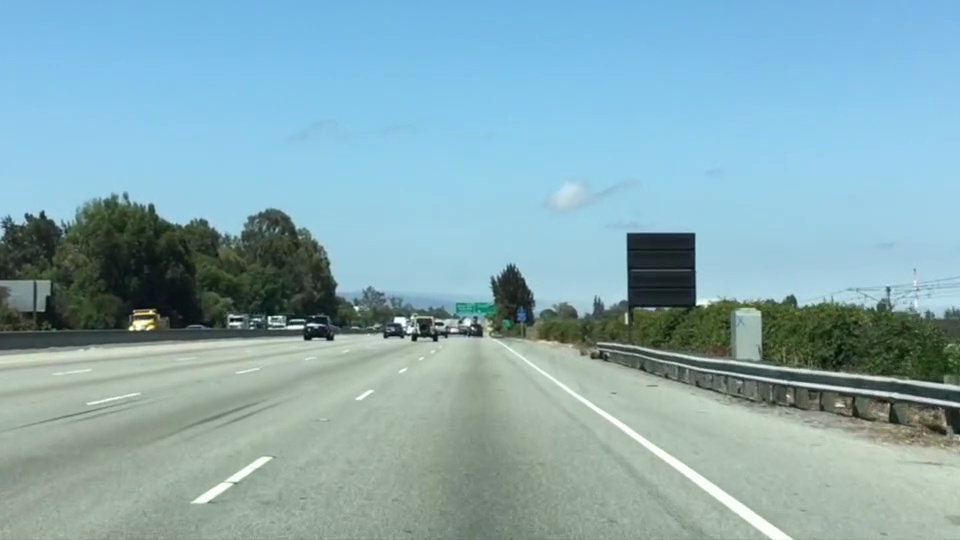
#> input picture Lesson4_ComputerVisionFundamentals/test.jpg, 960 x 540 px
$ jupyter execute Lesson4_LectureCode.ipynb
#> lines starting #> are read from the running program, lines starting #| are printed output that depends on the picture; after the words box and inside, x2 and y2 are one past the last pixel; in counts of white or black regions, pixels touching at a corner belong together
# Color Selection

Let’s code up a simple color selection in Python.

No need to download or install anything, you can just follow along in the browser for now.

We'll be working with the same image you saw previously.

Check out the code below. First, I import pyplot and image from matplotlib. I also import numpy for operating on the image.

[cell 1]
import matplotlib.pyplot as plt
import matplotlib.image as mpimg
import numpy as np

I then read in an image and print out some stats. I’ll grab the x and y sizes and make a copy of the image to work with. NOTE: Always make a copy of arrays or other variables in Python. If instead, you say "a = b" then all changes you make to "a" will be reflected in "b" as well!

[cell 2]
# Read in the image and print out some stats
image = mpimg.imread('test.jpg')
#> image is the input picture: shape (540, 960, 3); mean R, G, B 135.5, 171.1, 179.2
print('This image is: ',type(image),
         'with dimensions:', image.shape)
#| This image is:  <class 'numpy.ndarray'> with dimensions: (540, 960, 3)

# Grab the x and y size and make a copy of the image
## 주의! x축(가로) = 2차원 배열의 두번쨰 요소의 개수
##       y축(세로) = 2차원 배열의 첫번째 요소의 개수
ysize = image.shape[0]
xsize = image.shape[1]
# Note: always make a copy rather than simply using "="
color_select = np.copy(image)

Next I define a color threshold in the variables red_threshold, green_threshold, and blue_threshold and populate rgb_threshold with these values. This vector contains the minimum values for red, green, and blue (R,G,B) that I will allow in my selection.

[cell 3]
# Define our color selection criteria
red_threshold = 220
green_threshold = 220
blue_threshold = 220
rgb_threshold = [red_threshold, green_threshold, blue_threshold]

Next, I'll select any pixels below the threshold and set them to zero.

After that, all pixels that meet my color criterion (those above the threshold) will be retained, and those that do not (below the threshold) will be blacked out.

[cell 4]
# Do a boolean or with the "|" character to Identify pixels below the threshold
## RGB 각각의 threshold 미만 값에 해당하는 pixel bit 연산 or로 찾기
thresholds = (image[:,:,0] < rgb_threshold[0]) \
            | (image[:,:,1] < rgb_threshold[1]) \
            | (image[:,:,2] < rgb_threshold[2])
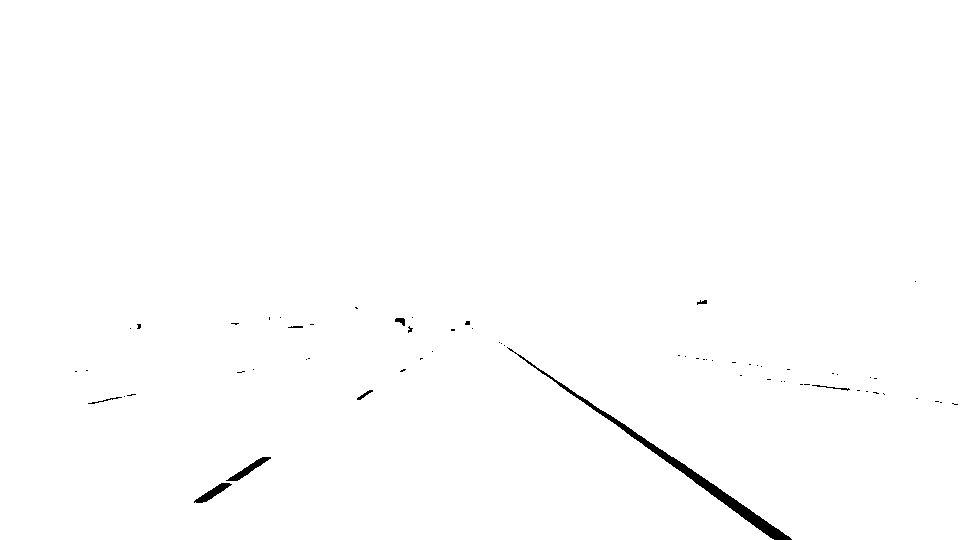
#> thresholds: shape (540, 960) bool; 99.4% white; 65 black regions (56 under 20 px), largest, box (x1, y1, x2, y2) and area: (507, 347, 792, 540) 2108, (226, 457, 271, 481) 276, (194, 483, 232, 503) 259
## threshold 미만 픽셀의 RGB값 0로 만들기
color_select[thresholds] = [0,0,0]
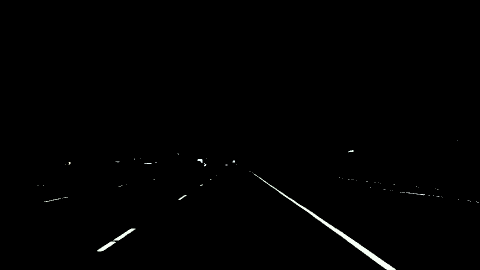
#> color_select: shape (540, 960, 3) (shown at 1/2 size); mean R, G, B 1.4, 1.5, 1.4

# Display the image
plt.imshow(color_select)
plt.show()

The result, color_select, is an image in which pixels that were above the threshold have been retained, and pixels below the threshold have been blacked out.

In the code snippet above, red_threshold, green_threshold and blue_threshold are all set to 0, which implies all pixels will be included in the selection.

In the next quiz, you will modify the values of red_threshold, green_threshold and blue_threshold until you retain as much of the lane lines as possible while dropping everything else. Your output image should look like the one below.

Image after color selection

# Region of Interest Mask
Awesome! Now you've seen that with a simple color selection we have managed to eliminate almost everything in the image except the lane lines.

At this point, however, it would still be tricky to extract the exact lines automatically, because we still have some other objects detected around the periphery that aren't lane lines.

In this case, I'll assume that the front facing camera that took the image is mounted in a fixed position on the car, such that the lane lines will always appear in the same general region of the image. Next, I'll take advantage of this by adding a criterion to only consider pixels for color selection in the region where we expect to find the lane lines.

Check out the code below. The variables left_bottom, right_bottom, and apex represent the vertices of a triangular region that I would like to retain for my color selection, while masking everything else out. Here I'm using a triangular mask to illustrate the simplest case, but later you'll use a quadrilateral, and in principle, you could use any polygon.

[cell 5]
import matplotlib.pyplot as plt
import matplotlib.image as mpimg
import numpy as np

# Read in the image and print some stats
image = mpimg.imread('test.jpg')
print('This image is: ', type(image),
         'with dimensions:', image.shape)
#| This image is:  <class 'numpy.ndarray'> with dimensions: (540, 960, 3)

# Pull out the x and y sizes and make a copy of the image
ysize = image.shape[0]
xsize = image.shape[1]
region_select = np.copy(image)

# Define a triangle region of interest
# Keep in mind the origin (x=0, y=0) is in the upper left in image processing
# [x(가로), y(세로)], apex = 소실점을 써야할 것 같음
left_bottom = [0, 539]
right_bottom = [959, 539]
apex = [480, 270]

# Fit lines (y=Ax+B) to identify the  3 sided region of interest
# np.polyfit() returns the coefficients [A, B] of the fit
## np.polyfit(x좌표 array, y좌표 array, deg - 함수의 차수(1차함수, 2차 함수 등등))
## -> return : array([deg 계수, deg - 1 계수, ... , 상수항])
fit_left = np.polyfit((left_bottom[0], apex[0]), (left_bottom[1], apex[1]), 1)
fit_right = np.polyfit((right_bottom[0], apex[0]), (right_bottom[1], apex[1]), 1)
fit_bottom = np.polyfit((left_bottom[0], right_bottom[0]), (left_bottom[1], right_bottom[1]), 1)

# Find the region inside the lines
## np.meshgrid(x1, x2...., xn, copy=True, sparse=False, indexing='xy')
## parameter : x1, x2... xn : 1D-array like
## return : X1(n-dimensional array), X2, XN
### ex)
### XX, YY = meshgrid([0, 1, 2], [0, 1])
### > XX = ([0, 1, 2],
###         [0, 1, 2])
### > YY = ([0, 0, 0],
###         [1, 1, 1])
XX, YY = np.meshgrid(np.arange(0, xsize), np.arange(0, ysize))
region_thresholds = (YY > (XX*fit_left[0] + fit_left[1])) & \
                    (YY > (XX*fit_right[0] + fit_right[1])) & \
                    (YY < (XX*fit_bottom[0] + fit_bottom[1]))

# Color pixels red which are inside the region of interest
region_select[region_thresholds] = [255, 0, 0]
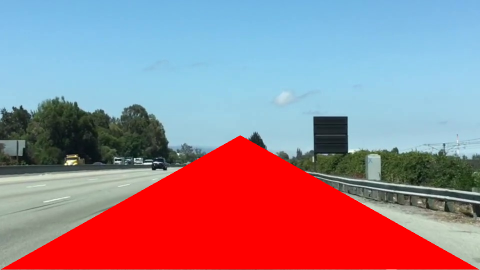
#> region_select: shape (540, 960, 3) (shown at 1/2 size); mean R, G, B 159.8, 128.4, 140.1

# Display the image
plt.imshow(region_select)

# uncomment if plot does not display
# plt.show()

# Combining Color and Region Selections
Now you've seen how to mask out a region of interest in an image. Next, let's combine the mask and color selection to pull only the lane lines out of the image.

Check out the code below. Here we’re doing both the color and region selection steps, requiring that a pixel meet both the mask and color selection requirements to be retained.

[cell 6]
import matplotlib.pyplot as plt
import matplotlib.image as mpimg
import numpy as np

# Read in the image
image = mpimg.imread('test.jpg')
print('This image is: ', type(image),
         'with dimensions:', image.shape)
#| This image is:  <class 'numpy.ndarray'> with dimensions: (540, 960, 3)

# Grab the x and y sizes and make two copies of the image
# With one copy we'll extract only the pixels that meet our selection,
# then we'll paint those pixels red in the original image to see our selection
# overlaid on the original.
ysize = image.shape[0]
xsize = image.shape[1]
color_select= np.copy(image)
line_image = np.copy(image)

# Define our color criteria
red_threshold = 200
green_threshold = 200
blue_threshold = 200
rgb_threshold = [red_threshold, green_threshold, blue_threshold]

# Define a triangle region of interest (Note: if you run this code,
# Keep in mind the origin (x=0, y=0) is in the upper left in image processing
# you'll find these are not sensible values!!
# But you'll get a chance to play with them soon in a quiz ;)
left_bottom = [0, 539]
right_bottom = [959, 539]
apex = [480, 270]

fit_left = np.polyfit((left_bottom[0], apex[0]), (left_bottom[1], apex[1]), 1)
fit_right = np.polyfit((right_bottom[0], apex[0]), (right_bottom[1], apex[1]), 1)
fit_bottom = np.polyfit((left_bottom[0], right_bottom[0]), (left_bottom[1], right_bottom[1]), 1)

# Mask pixels below the threshold
color_thresholds = (image[:,:,0] < rgb_threshold[0]) | \
                    (image[:,:,1] < rgb_threshold[1]) | \
                    (image[:,:,2] < rgb_threshold[2])
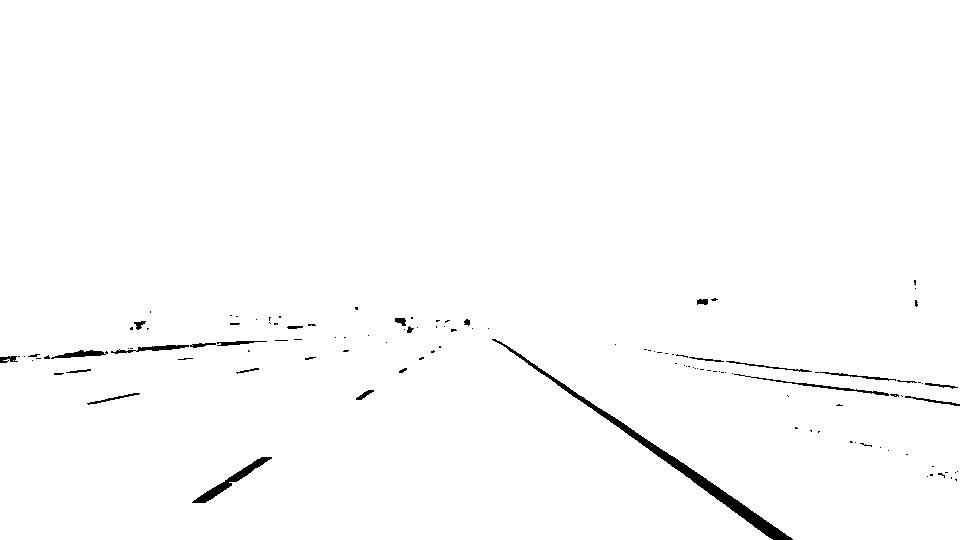
#> color_thresholds: shape (540, 960) bool; 98.9% white; 121 black regions (95 under 20 px), largest, box (x1, y1, x2, y2) and area: (492, 339, 793, 540) 2493, (192, 457, 272, 503) 624, (734, 374, 889, 396) 302

# Find the region inside the lines
XX, YY = np.meshgrid(np.arange(0, xsize), np.arange(0, ysize))
region_thresholds = (YY > (XX*fit_left[0] + fit_left[1])) & \
                    (YY > (XX*fit_right[0] + fit_right[1])) & \
                    (YY < (XX*fit_bottom[0] + fit_bottom[1]))
# Mask color selection
color_select[color_thresholds] = [0,0,0]
# Find where image is both colored right and in the region
line_image[~color_thresholds & region_thresholds] = [255,0,0]
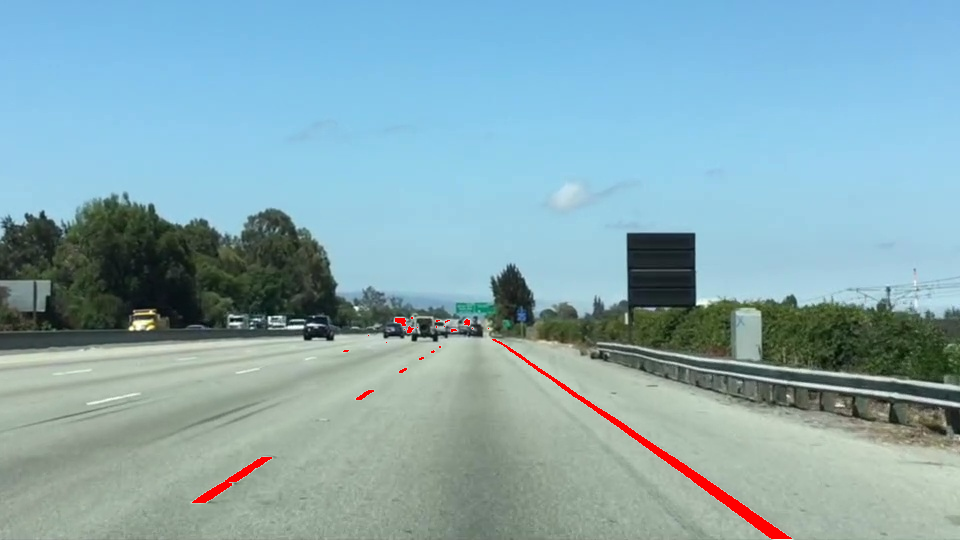
#> line_image: shape (540, 960, 3); 0.65% of pixels changed, all inside (x1, y1, x2, y2) = (192, 317, 792, 539)

# Display our two output images
plt.subplot(1, 2, 1)
plt.imshow(color_select)
plt.subplot(1, 2, 2)
plt.imshow(line_image)

# uncomment if plot does not display
# plt.show()

# Canny Edge Detection in Action
Now that you have a conceptual grasp on how the Canny algorithm works, it's time to use it to find the edges of the lane lines in an image of the road. So let's give that a try.

First, we need to read in an image:

[cell 7]
import matplotlib.pyplot as plt
import matplotlib.image as mpimg
image = mpimg.imread('exit-ramp.jpg')
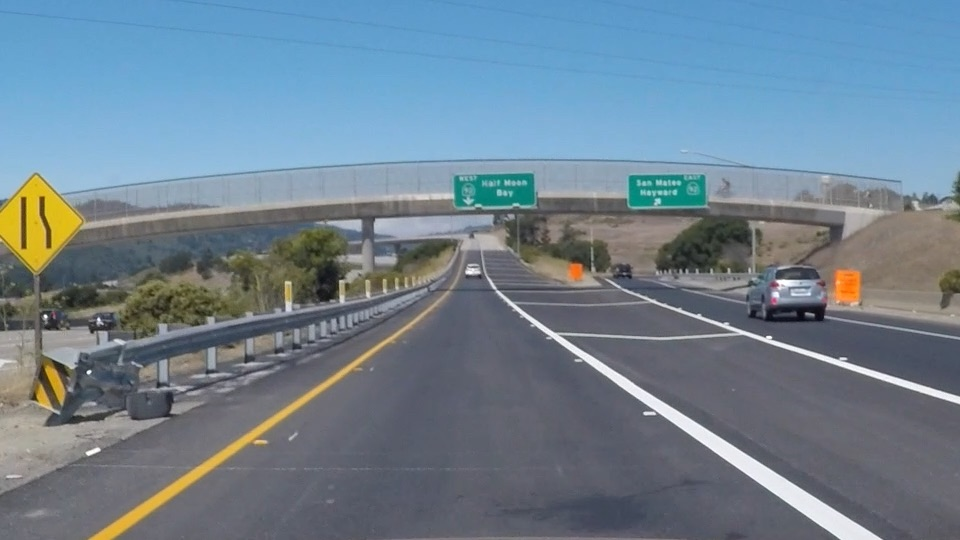
#> input picture Lesson4_ComputerVisionFundamentals/exit-ramp.jpg, 960 x 540 px
#> image is the input picture: shape (540, 960, 3); mean R, G, B 111.3, 130.2, 144.4
plt.imshow(image)

Here we have an image of the road, and it's fairly obvious by eye where the lane lines are, but what about using computer vision?

Let's go ahead and convert to grayscale.

[cell 8]
import cv2  #bringing in OpenCV libraries
gray = cv2.cvtColor(image, cv2.COLOR_RGB2GRAY) #grayscale conversion
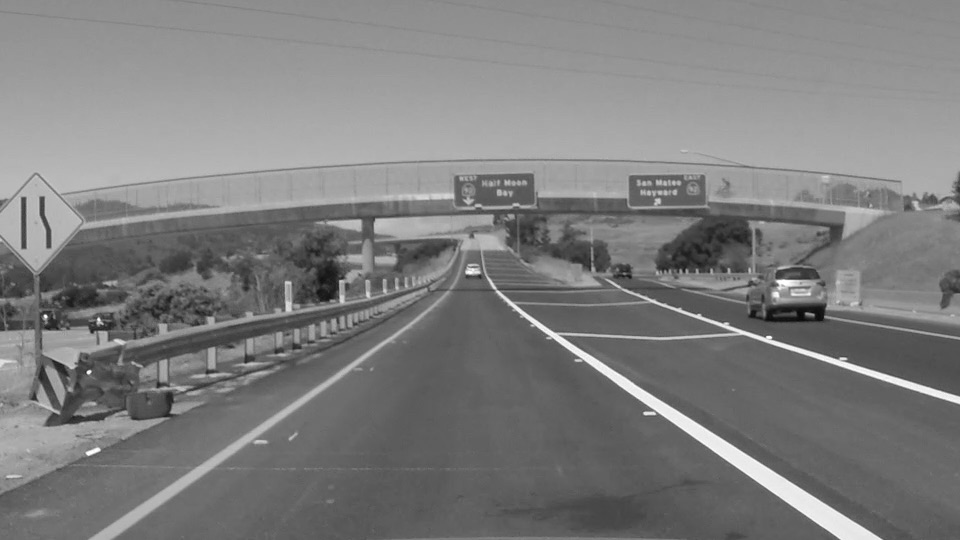
#> gray: shape (540, 960); min 7, max 255, mean 126.2
plt.imshow(gray, cmap='gray')

Let’s try our Canny edge detector on this image. This is where OpenCV gets useful.

First, we'll have a look at the parameters for the OpenCV Canny function. You will call it like this:

**edges = cv2.Canny(gray, low_threshold, high_threshold)**

In this case, you are applying Canny to the image gray and your output will be another image called edges. low_threshold and high_threshold are your thresholds for edge detection.

The algorithm will
First detect strong edge (strong gradient) pixels above the high_threshold, and reject pixels below the low_threshold.
Next, pixels with values between the low_threshold and high_threshold will be included as long as they are connected to strong edges.
The output edges is a binary image with white pixels tracing out the detected edges and black everywhere else.
See the OpenCV Canny Docs for more details.

What would make sense as a reasonable range for these parameters?
In our case, converting to grayscale has left us with an 8-bit image, so each pixel can take 2^8 = 256 possible values.
Hence, the pixel values range from 0 to 255.

This range implies that derivatives (essentially, the value differences from pixel to pixel) will be on the scale of tens or hundreds. So, a reasonable range for your threshold parameters would also be in the tens to hundreds.

As far as a ratio of low_threshold to high_threshold, John Canny himself recommended a low to high ratio of 1:2 or 1:3.

We'll also include Gaussian smoothing, before running Canny, which is essentially a way of suppressing noise and spurious gradients by averaging (check out the OpenCV docs for GaussianBlur). cv2.Canny() actually applies Gaussian smoothing internally, but we include it here because you can get a different result by applying further smoothing (and it's not a changeable parameter within cv2.Canny()!).

You can choose the kernel_size for Gaussian smoothing to be any odd number. A larger kernel_size implies averaging, or smoothing, over a larger area. The example in the previous lesson was kernel_size = 3.

Note: If this is all sounding complicated and new to you, don't worry! We're moving pretty fast through the material here, because for now we just want you to be able to use these tools.
**If you would like to dive into the math underpinning these functions, please check out the free Udacity course, Intro to Computer Vision, where the third lesson covers Gaussian filters and the sixth and seventh lessons cover edge detection.**

[cell 9]
#doing all the relevant imports
import matplotlib.pyplot as plt
import matplotlib.image as mpimg
import numpy as np
import cv2

# Read in the image and convert to grayscale
image = mpimg.imread('exit-ramp.jpg')
gray = cv2.cvtColor(image, cv2.COLOR_RGB2GRAY)

# Define a kernel size for Gaussian smoothing / blurring
# Note: this step is optional as cv2.Canny() applies a 5x5 Gaussian internally
kernel_size = 3
blur_gray = cv2.GaussianBlur(gray,(kernel_size, kernel_size), 0)
#> (the rest of the program and of its run is left out)
